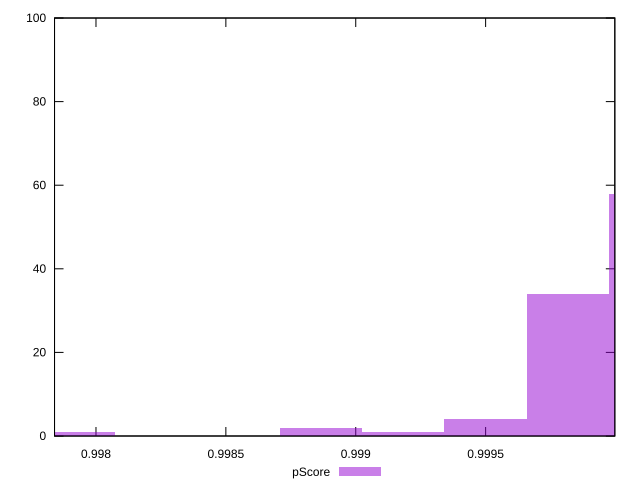

The gnuplot source for this figure:
reset

$pScore <<EOF
0.999816152202895 34
0.9994994540235466 4
0.9979159631268045 1
0.9988660576648498 2
1.0001328503822433 58
0.9991827558441981 1
EOF

set key outside below
set boxwidth 0.0003166981793483988
set xrange [0.9978404151476038:0.999997366163744]
set yrange [0:100]
set trange [0:100]
set style fill transparent solid 0.5 noborder
set terminal svg size 640, 490 enhanced background rgb 'white'
set output "report_00017_2021-02-10T15-08-03.406Z/mainthread-work-breakdown/samples/pages+cached+noadtech+nomedia+nocss/pScore/histogram.svg"

plot $pScore title "pScore" with boxes

reset
